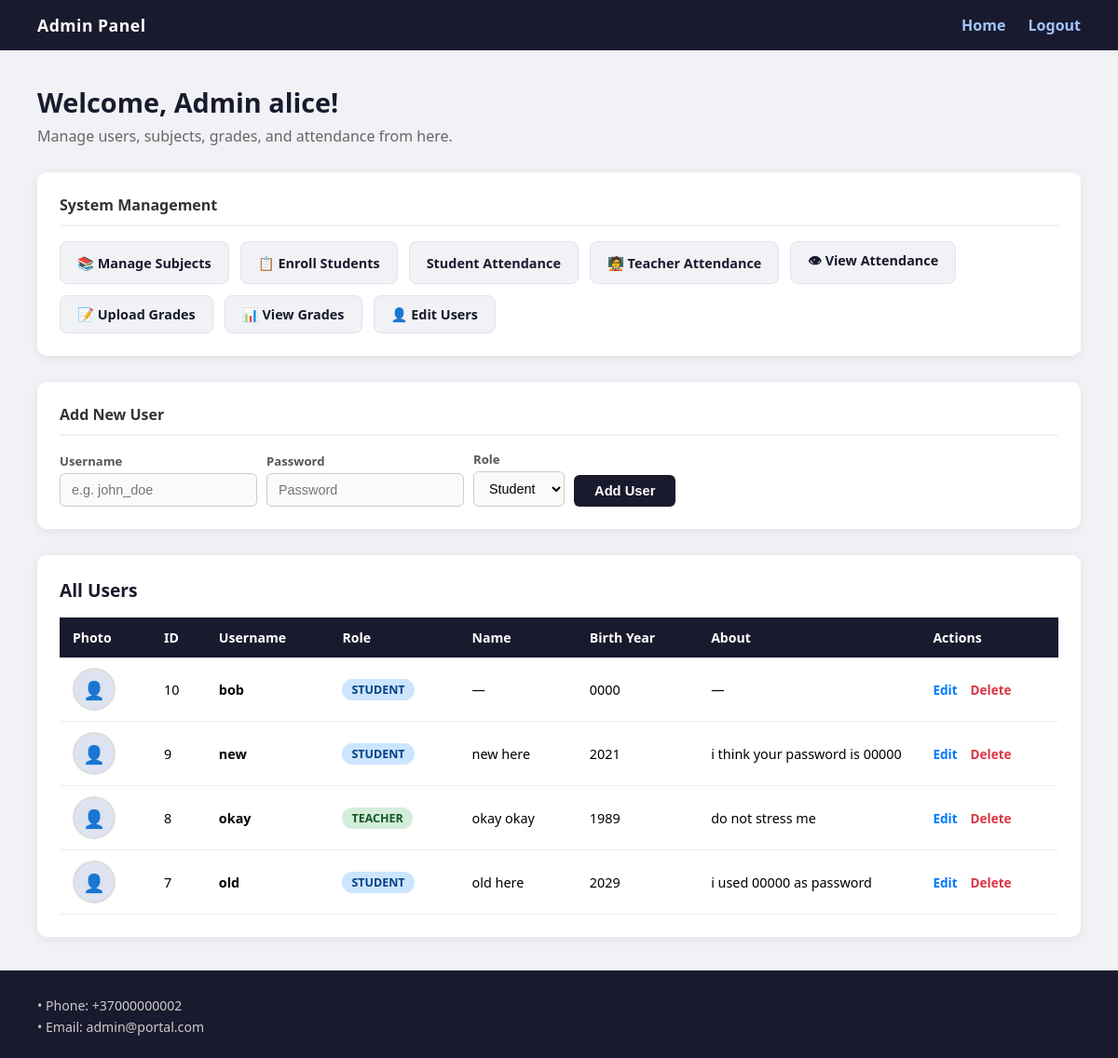
The app's page /admin_dashboard.php (signed in), older data.
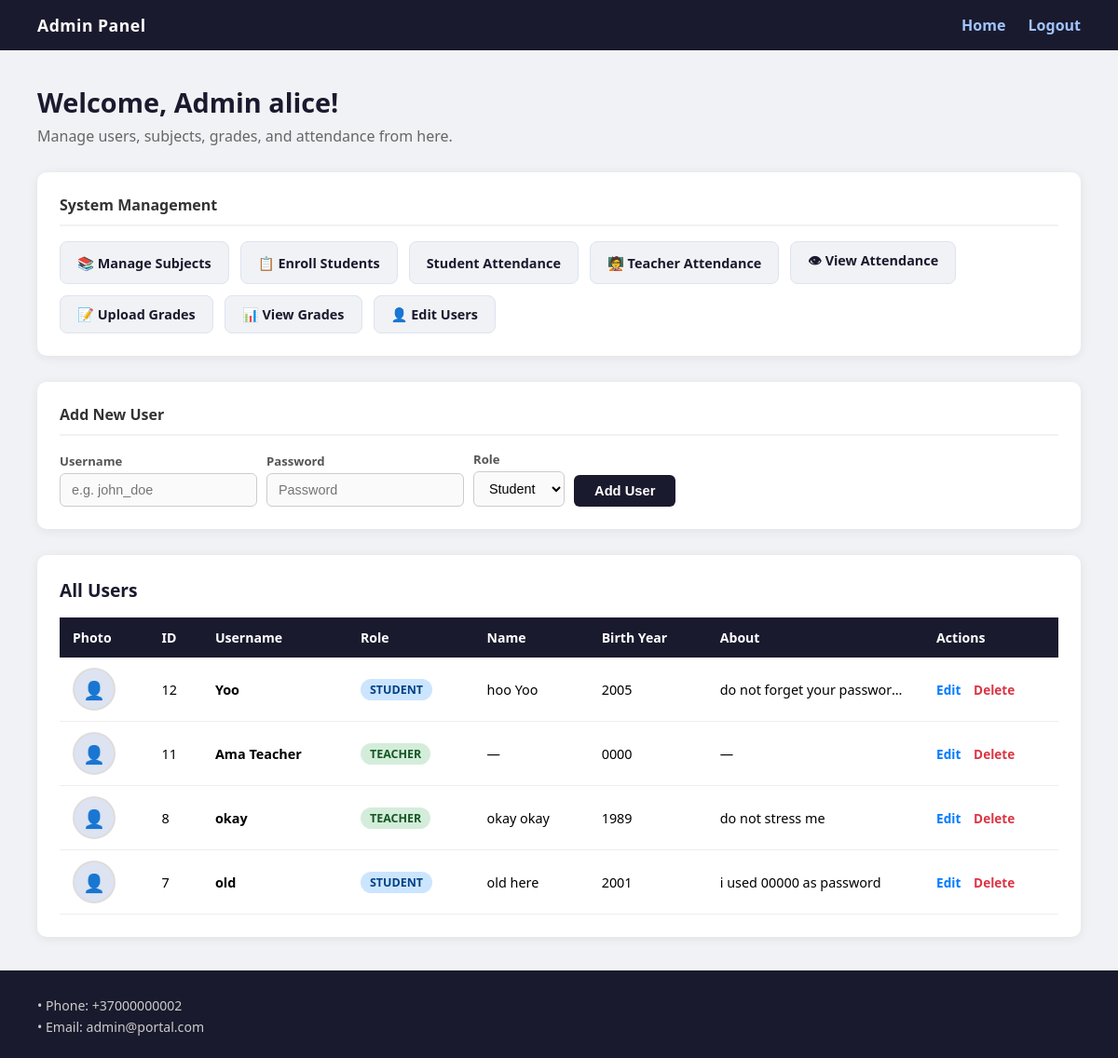
The same page, newer data.
### tables this page shows
CREATE TABLE `users` (
  `id` int(11) NOT NULL COMMENT 'Unique ID for each user',
  `username` varchar(50) NOT NULL COMMENT 'User''s login name',
  `password` varchar(255) NOT NULL COMMENT 'User''s password',
  `name` varchar(100) DEFAULT NULL COMMENT 'User''s first name',
  `surname` varchar(100) DEFAULT NULL COMMENT 'User''s last name',
  `birth_year` year(4) DEFAULT NULL COMMENT 'User''s year of birth',
  `description` text DEFAULT NULL COMMENT 'A long text about the user',
  `photo` varchar(255) DEFAULT NULL COMMENT 'The file path of the user''s photo',
  `role` enum('student','teacher') NOT NULL DEFAULT 'student'
);

### admin_dashboard.php (the view, shortened to what this page needs)
<?php
require_once 'config.php';
$users = $conn->query("SELECT id, username, role, name, surname, birth_year, description, photo FROM users ORDER BY id DESC");
?>
<!DOCTYPE html>
<html lang="en">
<head>
</head>
<body>
<div class="navbar">
    <strong>Admin Panel</strong>
    <div>
        <a href="index.php">Home</a>
        <a href="admin_logout.php">Logout</a>
    </div>
</div>
<div class="content">
    <h1>Welcome, Admin <?php echo htmlspecialchars($_SESSION["admin_username"]); ?>!</h1>
    <p style="color:#666;margin-bottom:28px;">Manage users, subjects, grades, and attendance from here.</p>
    <div class="admin-links">
        <h3>System Management</h3>
        <div class="link-grid">
            <a href="manage_subjects.php">📚 Manage Subjects</a>
            <a href="enroll_students.php">📋 Enroll Students</a>
            <a href="attendance_admin.php"> Student Attendance</a>
            <a href="teacher_attendance_admin.php">🧑‍🏫 Teacher Attendance</a>
            <a href="view_attendance_admin.php">👁 View Attendance</a>
            <a href="grades_admin.php">📝 Upload Grades</a>
            <a href="view_grades_admin.php">📊 View Grades</a>
            <a href="edit_user.php">👤 Edit Users</a>
        </div>
    </div>
    <div class="create-box">
        <h3>Add New User</h3>
        <form method="post">
            <div class="form-inline">
                <div>
                    <label>Username</label>
                    <input type="text" name="new_username" placeholder="e.g. john_doe" required>
                </div>
                <div>
                    <label>Password</label>
                    <input type="password" name="new_password" placeholder="Password" required>
                </div>
                <div>
                    <label>Role</label>
                    <select name="role" required>
                        <option value="student">Student</option>
                    </select>
                </div>
                <div>
                    <label>&nbsp;</label>
                    <button type="submit" class="btn">Add User</button>
                </div>
            </div>
        </form>
    </div>
    <div class="table-card">
        <h2>All Users</h2>
        <table>
            <tr>
                <th>Photo</th>
                <th>ID</th>
                <th>Username</th>
                <th>Role</th>
                <th>Name</th>
                <th>Birth Year</th>
                <th>About</th>
                <th>Actions</th>
            </tr>
            <?php while ($row = $users->fetch_assoc()):
                $photo = $row['photo'] ?? '';
            ?>
            <tr>
                <td>
                    <?php if (!empty($photo) && file_exists($photo)): ?>
                        <img src="<?php echo htmlspecialchars($photo); ?>?t=<?php echo time(); ?>" class="user-photo" alt="photo">
                    <?php else: ?>
                        <span class="no-photo">👤</span>
                    <?php endif; ?>
                </td>
                <td><?php echo (int)$row['id']; ?></td>
                <td><strong><?php echo htmlspecialchars($row['username']); ?></strong></td>
                <td><span class="role-badge <?php echo $row['role'] === 'teacher' ? 'role-teacher' : 'role-student'; ?>"><?php echo ucfirst($row['role']); ?></span></td>
                <td><?php echo htmlspecialchars(trim(($row['name'] ?? '') . ' ' . ($row['surname'] ?? '')) ?: '—'); ?></td>
                <td><?php echo htmlspecialchars($row['birth_year'] ?: '—'); ?></td>
                <td style="max-width:180px;overflow:hidden;text-overflow:ellipsis;white-space:nowrap;"><?php echo htmlspecialchars($row['description'] ?: '—'); ?></td>
                <td class="actions">
                    <a href="edit_user.php?edit_id=<?php echo $row['id']; ?>" class="edit">Edit</a>
                    <a href="edit_user.php?delete_id=<?php echo $row['id']; ?>" class="del" onclick="return confirm('Delete this user? This cannot be undone.')">Delete</a>
                </td>
            </tr>
            <?php endwhile; ?>
        </table>
    </div>
</div>
<div class="footer">
    <p>• Phone: +37000000002</p>
    <p>• Email: admin@portal.com</p>
</div>
</body>
</html>

### admin_dashboard.php (style rules this page uses)
* { box-sizing: border-box; margin: 0; padding: 0; }
body { font-family: 'Segoe UI', Arial, sans-serif; background: #f0f2f5; min-height: 100vh; display: flex; flex-direction: column; }
.navbar { background: #1a1a2e; color: white; padding: 15px 40px; display: flex; justify-content: space-between; align-items: center; }
.navbar strong { font-size: 1.1rem; letter-spacing: 0.5px; }
.navbar a { color: #a0c4ff; text-decoration: none; margin-left: 20px; font-weight: 600; }
.content { flex: 1; padding: 36px 40px; max-width: 1200px; margin: 0 auto; width: 100%; }
h1 { font-size: 1.8rem; color: #1a1a2e; margin-bottom: 6px; }
h2 { font-size: 1.2rem; color: #1a1a2e; margin-bottom: 16px; }
h3 { font-size: 1rem; color: #333; margin-bottom: 14px; }
.admin-links { background: white; border-radius: 10px; padding: 24px; box-shadow: 0 2px 12px rgba(0,0,0,0.07); margin-bottom: 28px; }
.admin-links h3 { border-bottom: 2px solid #f0f2f5; padding-bottom: 10px; margin-bottom: 16px; }
.link-grid { display: flex; flex-wrap: wrap; gap: 12px; }
.link-grid a { display: inline-flex; align-items: center; gap: 8px; padding: 10px 18px; background: #f0f2f5; color: #1a1a2e; text-decoration: none; border-radius: 8px; font-weight: 600; font-size: 0.9rem; border: 1px solid #dde3f0; transition: all 0.15s; }
.create-box { background: white; border-radius: 10px; padding: 24px; box-shadow: 0 2px 12px rgba(0,0,0,0.07); margin-bottom: 28px; }
.create-box h3 { border-bottom: 2px solid #f0f2f5; padding-bottom: 10px; margin-bottom: 16px; }
.form-inline { display: flex; gap: 10px; flex-wrap: wrap; align-items: flex-end; }
.form-inline > div { display: flex; flex-direction: column; }
.form-inline label { font-size: 0.82rem; font-weight: 600; color: #555; margin-bottom: 4px; }
.form-inline input[type="text"], .form-inline input[type="password"], .form-inline select { padding: 9px 12px; border: 1px solid #ccc; border-radius: 6px; font-size: 0.9rem; background: #fafafa; }
.btn { padding: 9px 22px; background: #1a1a2e; color: white; border: none; border-radius: 6px; cursor: pointer; font-size: 0.92rem; font-weight: 600; }
.table-card { background: white; border-radius: 10px; padding: 24px; box-shadow: 0 2px 12px rgba(0,0,0,0.07); }
table { width: 100%; border-collapse: collapse; }
th { background: #1a1a2e; color: white; padding: 12px 14px; text-align: left; font-size: 0.88rem; }
td { padding: 11px 14px; border-bottom: 1px solid #eee; font-size: 0.9rem; vertical-align: middle; }
.role-badge { display: inline-block; padding: 3px 10px; border-radius: 20px; font-size: 0.78rem; font-weight: 700; text-transform: uppercase; }
.role-teacher { background: #d4edda; color: #155724; }
.role-student { background: #cce5ff; color: #004085; }
.no-photo { width: 46px; height: 46px; border-radius: 50%; background: #dde3f0; display: inline-flex; align-items: center; justify-content: center; font-size: 1.2rem; border: 2px solid #ddd; }
.actions a { text-decoration: none; font-weight: 600; font-size: 0.85rem; }
.actions a.edit { color: #007bff; margin-right: 10px; }
.actions a.del { color: #dc3545; }
.footer { background: #1a1a2e; color: #ccc; padding: 24px 40px; font-size: 0.88rem; }
.footer p { margin-top: 4px; }

Row changes from the older to the newer data that the page shows:
removed users: id "10", username "bob", role "STUDENT", name+surname "—", birth_year "0000", description "—"
removed users: id "9", username "new", role "STUDENT", name+surname "new here", birth_year "2021", description "i think your password is 00000"
added users: id "12", username "Yoo", role "STUDENT", name+surname "hoo Yoo", birth_year "2005", description "do not forget your passwor…"
added users: id "11", username "Ama Teacher", role "TEACHER", name+surname "—", birth_year "0000", description "—"
changed users "old": birth_year "2029" → "2001"
